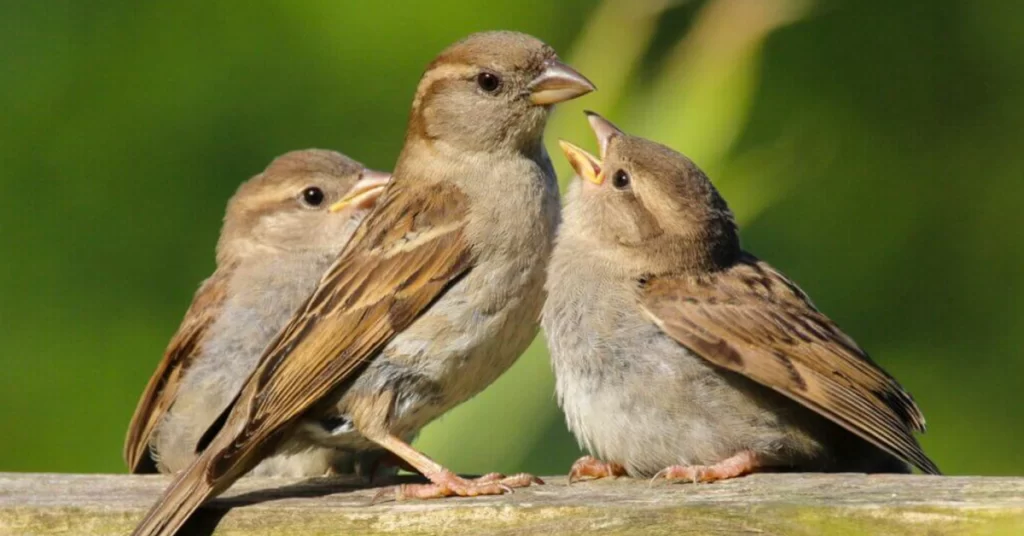
#> input picture imagens/passaros.webp, 1024 x 536 px
$ python passarosMaskSub.py
#> lines starting #> are read from the running program, lines starting #| are printed output that depends on the picture
import cv2 as cv

src = cv.imread("imagens/passaros.webp", cv.IMREAD_GRAYSCALE)
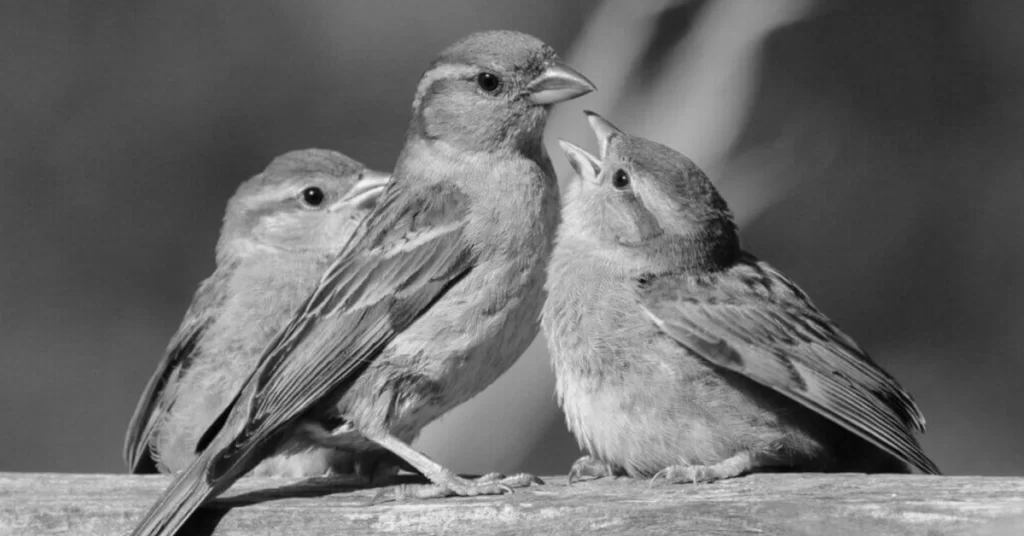
#> src: shape (536, 1024); min 0, max 245, mean 108.5
mask = cv.imread("imagens/mask.png", cv.IMREAD_GRAYSCALE)
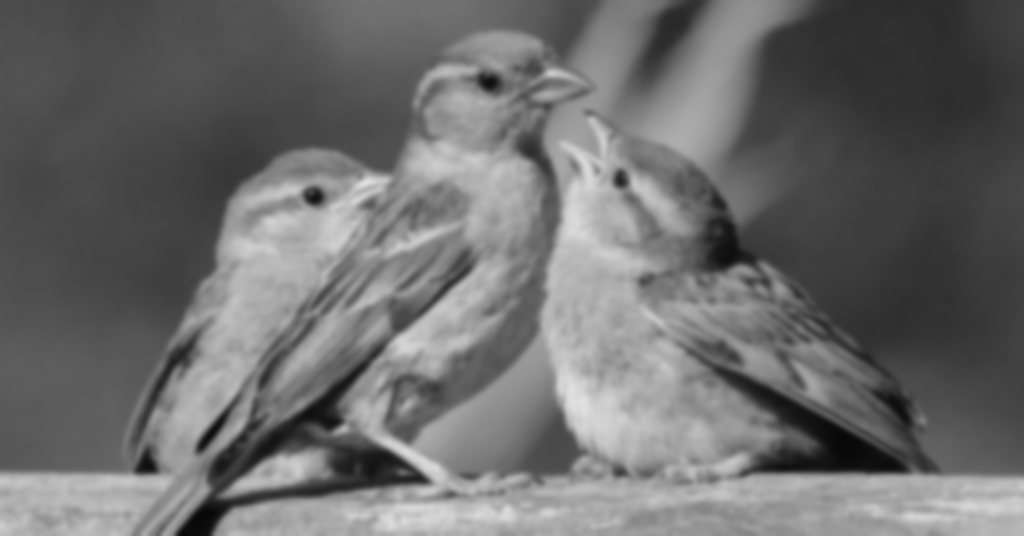
#> input picture imagens/mask.png, 1024 x 536 px
#> mask is the input picture: shape (536, 1024); min 7, max 225, mean 108.5

subtracao = cv.subtract(src,mask)
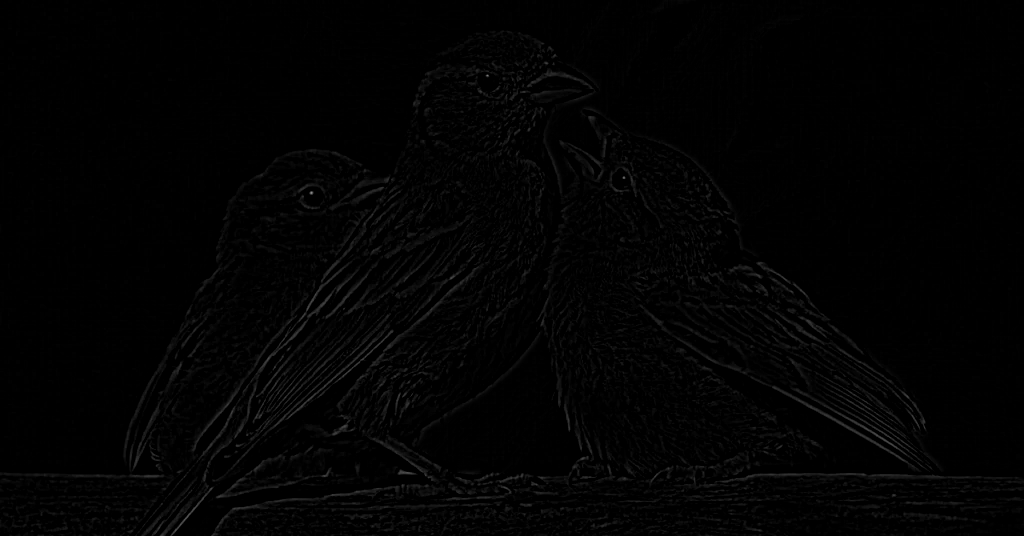
#> subtracao: shape (536, 1024); min 0, max 138, mean 2.5


cv.imshow("original", src)
cv.imshow("Subtraido", subtracao)

cv.waitKey(0)
cv.destroyAllWindows()

# tudo escuro
